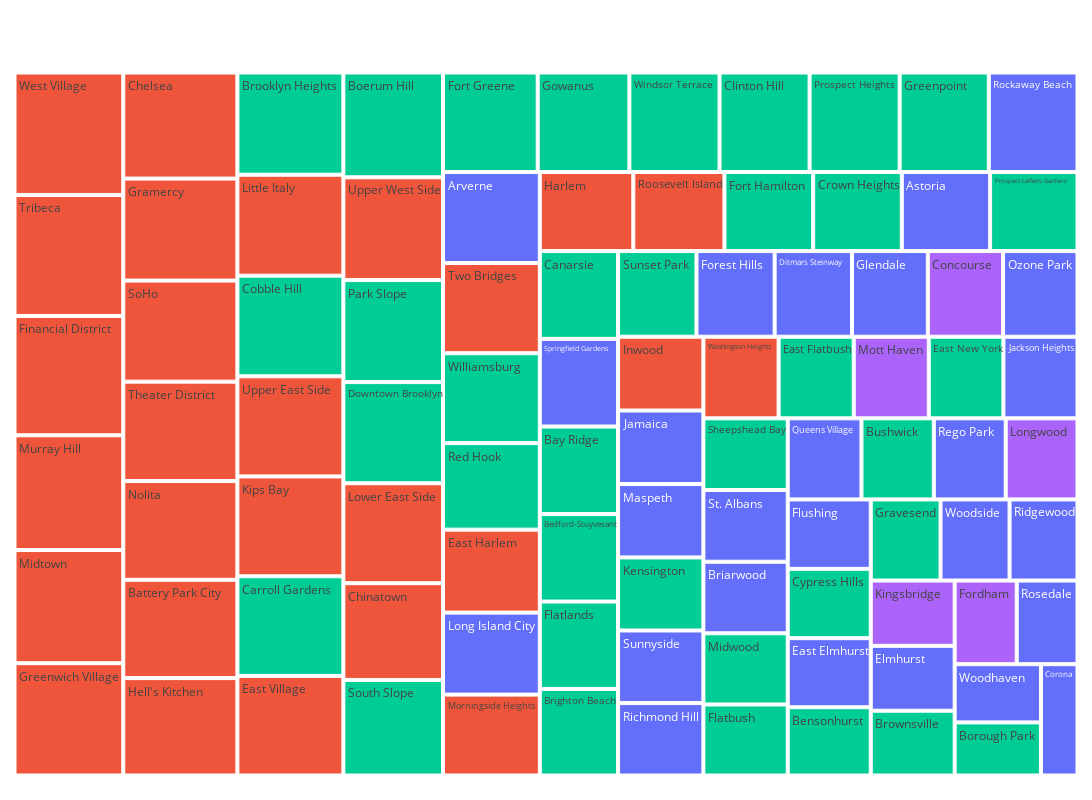

This figure's notebook cell:
### Code cell
#Calculando a média de preço por bairro e atribuindo em um DataFrame
media_preco_por_bairro = df.groupby(['bairro_group','bairro'])['price'].mean().reset_index()

#Plotando o gráfico treemap onde cada caixa é um 'bairro', classificados por cores iguais conforme o seu 'bairro_group', e quanto maior a caixa, maior a média de preço do 'bairro'
fig = px.treemap(media_preco_por_bairro, 
                 path=['bairro'], 
                 values='price',
                 color='bairro_group',
                 color_continuous_scale='viridis',
                 width=1600, height=800)

fig.update_layout(margin = dict(t=50, l=10, r=10, b=20))
fig.show()

### Figure 1 — Plotly figure (JSON) as saved in the notebook; plotly's stock layout.template omitted (floating-point values rounded to 4 significant figures)
{"data": [{"branchvalues": "total", "customdata": [["Queens"], ["Queens"], ["Manhattan"], ["Brooklyn"], ["Brooklyn"], ["Queens"], ["Manhattan"], ["Brooklyn"], ["Manhattan"], ["Queens"], ["Manhattan"], ["Brooklyn"], ["Bronx"], ["Queens"], ["Brooklyn"], ["Queens"], ["Brooklyn"], ["Brooklyn"], ["Queens"], ["Brooklyn"], ["Brooklyn"], ["Queens"], ["Brooklyn"], ["Brooklyn"], ["Brooklyn"], ["Brooklyn"], ["Brooklyn"], ["Queens"], ["Brooklyn"], ["Brooklyn"], ["Brooklyn"], ["Brooklyn"], ["Brooklyn"], ["Brooklyn"], ["Manhattan"], ["Manhattan"], ["Brooklyn"], ["Brooklyn"], ["Bronx"], ["Queens"], ["Brooklyn"], ["Queens"], ["Manhattan"], ["Brooklyn"], ["Manhattan"], ["Bronx"], ["Brooklyn"], ["Manhattan"], ["Queens"], ["Brooklyn"], ["Brooklyn"], ["Manhattan"], ["Manhattan"], ["Bronx"], ["Manhattan"], ["Manhattan"], ["Queens"], ["Brooklyn"], ["Brooklyn"], ["Manhattan"], ["Manhattan"], ["Manhattan"], ["Queens"], ["Queens"], ["Brooklyn"], ["Bronx"], ["Manhattan"], ["Manhattan"], ["Brooklyn"], ["Brooklyn"], ["Manhattan"], ["Manhattan"], ["Manhattan"], ["Manhattan"], ["Manhattan"], ["Manhattan"], ["Brooklyn"], ["Queens"], ["Manhattan"], ["Queens"], ["Manhattan"], ["Brooklyn"], ["Manhattan"], ["Brooklyn"], ["Queens"], ["Queens"], ["Queens"], ["Queens"], ["Queens"], ["Brooklyn"], ["Queens"], ["Queens"], ["Queens"], ["Queens"]], "domain": {"x": [0, 1], "y": [0, 1]}, "hovertemplate": "labels=%{label}<br>price=%{value}<br>parent=%{parent}<br>id=%{id}<br>bairro_group=%{customdata[0]}<extra></extra>", "ids": ["Arverne", "Astoria", "Battery Park City", "Bay Ridge", "Bedford-Stuyvesant", "East Elmhurst", "East Harlem", "East New York", "East Village", "Elmhurst", "Financial District", "Flatbush", "Fordham", "Flushing", "Downtown Brooklyn", "Forest Hills", "Fort Greene", "Fort Hamilton", "Glendale", "Gowanus", "Flatlands", "Ditmars Steinway", "East Flatbush", "Crown Heights", "Bensonhurst", "Boerum Hill", "Cypress Hills", "Briarwood", "Brighton Beach", "Brooklyn Heights", "Brownsville", "Bushwick", "Borough Park", "Carroll Gardens", "Chelsea", "Chinatown", "Clinton Hill", "Cobble Hill", "Concourse", "Corona", "Canarsie", "Maspeth", "Midtown", "Midwood", "Morningside Heights", "Mott Haven", "Park Slope", "Nolita", "Ozone Park", "Prospect Heights", "Prospect-Lefferts Gardens", "Lower East Side", "Murray Hill", "Longwood", "Hell's Kitchen", "Little Italy", "Long Island City", "Gravesend", "Greenpoint", "Greenwich Village", "Harlem", "Gramercy", "Jackson Heights", "Jamaica", "Kensington", "Kingsbridge", "Inwood", "Kips Bay", "Windsor Terrace", "Sunset Park", "Theater District", "Tribeca", "Two Bridges", "Washington Heights", "Upper West Side", "West Village", "Williamsburg", "Sunnyside", "Upper East Side", "St. Albans", "Roosevelt Island", "South Slope", "SoHo", "Sheepshead Bay", "Rosedale", "Rockaway Beach", "Ridgewood", "Richmond Hill", "Rego Park", "Red Hook", "Queens Village", "Woodhaven", "Springfield Gardens", "Woodside"], "labels": ["Arverne", "Astoria", "Battery Park City", "Bay Ridge", "Bedford-Stuyvesant", "East Elmhurst", "East Harlem", "East New York", "East Village", "Elmhurst", "Financial District", "Flatbush", "Fordham", "Flushing", "Downtown Brooklyn", "Forest Hills", "Fort Greene", "Fort Hamilton", "Glendale", "Gowanus", "Flatlands", "Ditmars Steinway", "East Flatbush", "Crown Heights", "Bensonhurst", "Boerum Hill", "Cypress Hills", "Briarwood", "Brighton Beach", "Brooklyn Heights", "Brownsville", "Bushwick", "Borough Park", "Carroll Gardens", "Chelsea", "Chinatown", "Clinton Hill", "Cobble Hill", "Concourse", "Corona", "Canarsie", "Maspeth", "Midtown", "Midwood", "Morningside Heights", "Mott Haven", "Park Slope", "Nolita", "Ozone Park", "Prospect Heights", "Prospect-Lefferts Gardens", "Lower East Side", "Murray Hill", "Longwood", "Hell's Kitchen", "Little Italy", "Long Island City", "Gravesend", "Greenpoint", "Greenwich Village", "Harlem", "Gramercy", "Jackson Heights", "Jamaica", "Kensington", "Kingsbridge", "Inwood", "Kips Bay", "Windsor Terrace", "Sunset Park", "Theater District", "Tribeca", "Two Bridges", "Washington Heights", "Upper West Side", "West Village", "Williamsburg", "Sunnyside", "Upper East Side", "St. Albans", "Roosevelt Island", "South Slope", "SoHo", "Sheepshead Bay", "Rosedale", "Rockaway Beach", "Ridgewood", "Richmond Hill", "Rego Park", "Red Hook", "Queens Village", "Woodhaven", "Springfield Gardens", "Woodside"], "marker": {"colors": ["#636efa", "#636efa", "#EF553B", "#00cc96", "#00cc96", "#636efa", "#EF553B", "#00cc96", "#EF553B", "#636efa", "#EF553B", "#00cc96", "#ab63fa", "#636efa", "#00cc96", "#636efa", "#00cc96", "#00cc96", "#636efa", "#00cc96", "#00cc96", "#636efa", "#00cc96", "#00cc96", "#00cc96", "#00cc96", "#00cc96", "#636efa", "#00cc96", "#00cc96", "#00cc96", "#00cc96", "#00cc96", "#00cc96", "#EF553B", "#EF553B", "#00cc96", "#00cc96", "#ab63fa", "#636efa", "#00cc96", "#636efa", "#EF553B", "#00cc96", "#EF553B", "#ab63fa", "#00cc96", "#EF553B", "#636efa", "#00cc96", "#00cc96", "#EF553B", "#EF553B", "#ab63fa", "#EF553B", "#EF553B", "#636efa", "#00cc96", "#00cc96", "#EF553B", "#EF553B", "#EF553B", "#636efa", "#636efa", "#00cc96", "#ab63fa", "#EF553B", "#EF553B", "#00cc96", "#00cc96", "#EF553B", "#EF553B", "#EF553B", "#EF553B", "#EF553B", "#EF553B", "#00cc96", "#636efa", "#EF553B", "#636efa", "#EF553B", "#00cc96", "#EF553B", "#00cc96", "#636efa", "#636efa", "#636efa", "#636efa", "#636efa", "#00cc96", "#636efa", "#636efa", "#636efa", "#636efa"]}, "name": "", "parents": ["", "", "", "", "", "", "", "", "", "", "", "", "", "", "", "", "", "", "", "", "", "", "", "", "", "", "", "", "", "", "", "", "", "", "", "", "", "", "", "", "", "", "", "", "", "", "", "", "", "", "", "", "", "", "", "", "", "", "", "", "", "", "", "", "", "", "", "", "", "", "", "", "", "", "", "", "", "", "", "", "", "", "", "", "", "", "", "", "", "", "", "", "", ""], "type": "treemap", "values": [117.7, 93.35, 150.1, 91.67, 91.62, 76.74, 107.4, 81.53, 141.1, 72.77, 173.6, 80.1, 69.44, 77.12, 134.8, 89.51, 126.1, 93.82, 86.87, 122.1, 91.42, 88.59, 82.05, 93.65, 75.79, 139.7, 76.98, 80.74, 90.68, 144.9, 72.73, 78.45, 61.31, 141.2, 162.0, 129.0, 119.9, 142.7, 86.18, 54.41, 91.92, 83.65, 164.6, 80.34, 104.7, 81.95, 136.0, 150.7, 85.27, 119.9, 92.37, 133.2, 166.9, 77.82, 148.7, 143.0, 106.2, 75.72, 118.7, 163.4, 98.83, 155.7, 80.9, 83.92, 83.36, 73.28, 84.19, 141.6, 120.0, 89.79, 151.8, 176.0, 116.8, 82.16, 137.0, 178.1, 116.4, 82.84, 141.8, 80.86, 96.33, 127.4, 154.3, 80.87, 67.98, 118.1, 73.71, 82.6, 77.94, 112.0, 79.93, 67.17, 91.79, 74.93]}], "layout": {"height": 800, "legend": {"tracegroupgap": 0}, "margin": {"b": 20, "l": 10, "r": 10, "t": 50}, "width": 1600}}
